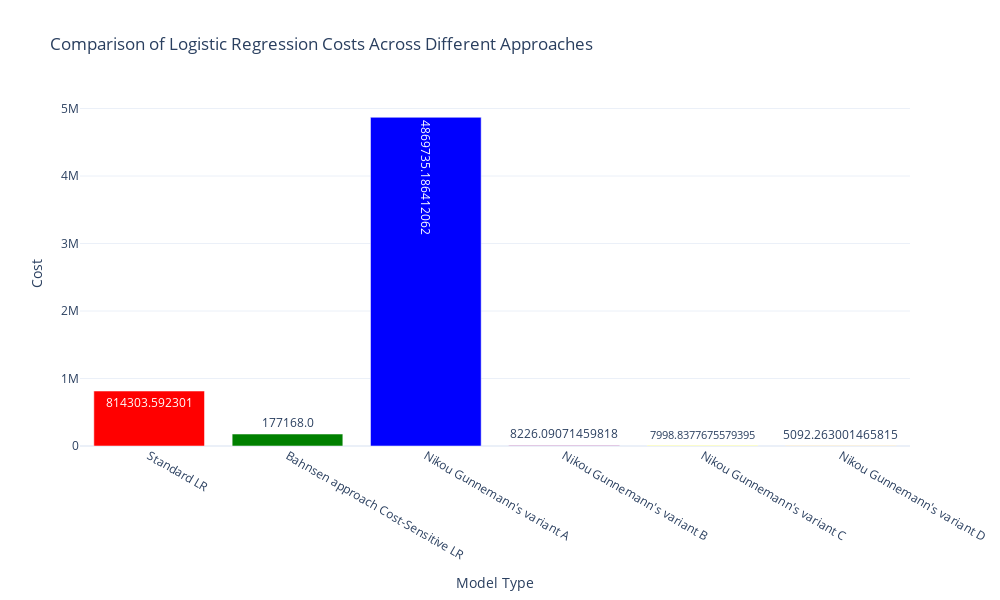

Write notebook code for a chart like this one.
### Markdown cell above
# Cost Comparison between Standard and Cost-Sensitive Logistic Regression Models

The bar chart illustrates a stark contrast in the total misclassification costs incurred by two logistic regression models: the standard LR and the cost-sensitive LR.

- **Standard Logistic Regression (Blue Bar)**:
  - The cost incurred by the standard logistic regression model is substantially higher, with a total of 812,473.36. This suggests that while the model might predict accurately, it does not account for the varying costs of different types of classification errors, leading to a less economically optimal outcome.

- **Cost-Sensitive Logistic Regression (Green Bar)**:
  - In contrast, the cost-sensitive logistic regression model shows a significantly reduced cost of 177,162.0. This model incorporates a cost matrix that assigns specific costs to different types of errors, such as false positives and false negatives. By doing so, it is able to minimize the more economically impactful errors, thus reducing the overall cost.

### Code cell
# Data for plotting
costs = [cost_lr, cost_cslr_bun] + [losses[v] for v in variants]
labels = ['Standard LR', 'Bahnsen approach Cost-Sensitive LR'] + [f"Nikou Gunnemann's variant {v}" for v in variants]

# Create a bar chart
fig = go.Figure(go.Bar(
    x=labels,
    y=costs,
    text=costs,
    textposition='auto',
    marker_color=['red', 'green'] + ['blue', 'purple', 'yellow', 'orange']  # Add more colors for clarity
))

# Add titles and labels
fig.update_layout(
    title='Comparison of Logistic Regression Costs Across Different Approaches',
    xaxis_title='Model Type',
    yaxis_title='Cost',
    template='plotly_white'
)

# Improve resolution by setting the width and height
fig.update_layout(width=1000, height=600)  # Adjusted for better visualization with more models

# Show the plot
fig.show()

### Figure 1 — Plotly figure (JSON) as saved in the notebook; plotly's stock layout.template omitted (floating-point values rounded to 4 significant figures)
{"data": [{"marker": {"color": ["red", "green", "blue", "purple", "yellow", "orange"]}, "text": ["814303.592301", "177168.0", "4869735.186412062", "8226.09071459818", "7998.8377675579395", "5092.263001465815"], "textposition": "auto", "type": "bar", "x": ["Standard LR", "Bahnsen approach Cost-Sensitive LR", "Nikou Gunnemann's variant A", "Nikou Gunnemann's variant B", "Nikou Gunnemann's variant C", "Nikou Gunnemann's variant D"], "y": [814300.0, 177168, 4870000.0, 8226.0, 7999.0, 5092.0]}], "layout": {"height": 600, "title": {"text": "Comparison of Logistic Regression Costs Across Different Approaches"}, "width": 1000, "xaxis": {"title": {"text": "Model Type"}}, "yaxis": {"title": {"text": "Cost"}}}}
